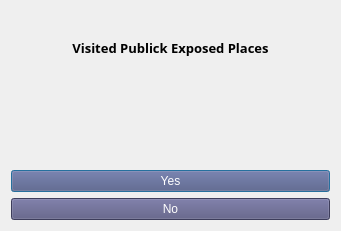
   <widget class="QWidget" name="gridLayoutWidget_14">
    <property name="geometry">
     <rect>
      <x>970</x>
      <y>410</y>
      <width>341</width>
      <height>231</height>
     </rect>
    </property>
    <layout class="QGridLayout" name="gridLayout_15">
     <item row="4" column="0">
      <widget class="QPushButton" name="yes_button_12">
       <property name="enabled">
        <bool>true</bool>
       </property>
       <property name="autoFillBackground">
        <bool>false</bool>
       </property>
       <property name="styleSheet">
        <string notr="true">font: 12pt &quot;Broadway&quot;;
color: rgb(255, 255, 255);
background-color: rgb(85, 85, 127);</string>
       </property>
       <property name="text">
        <string>Yes</string>
       </property>
       <property name="checkable">
        <bool>true</bool>
       </property>
       <property name="autoExclusive">
        <bool>false</bool>
       </property>
       <property name="autoDefault">
        <bool>true</bool>
       </property>
       <property name="default">
        <bool>true</bool>
       </property>
       <property name="flat">
        <bool>false</bool>
       </property>
      </widget>
     </item>
     <item row="5" column="0">
      <widget class="QPushButton" name="no_button_12">
       <property name="enabled">
        <bool>true</bool>
       </property>
       <property name="autoFillBackground">
        <bool>false</bool>
       </property>
       <property name="styleSheet">
        <string notr="true">font: 12pt &quot;Broadway&quot;;
color: rgb(255, 255, 255);
background-color: rgb(85, 85, 127);</string>
       </property>
       <property name="text">
        <string>No</string>
       </property>
      </widget>
     </item>
     <item row="2" column="0">
      <widget class="QLabel" name="label_6">
       <property name="text">
        <string/>
       </property>
       <property name="pixmap">
        <pixmap resource="resource.qrc">:/newPrefix/15.jpg</pixmap>
       </property>
       <property name="scaledContents">
        <bool>true</bool>
       </property>
      </widget>
     </item>
     <item row="1" column="0">
      <widget class="QLabel" name="label_33">
       <property name="font">
        <font>
         <family>Century Gothic</family>
         <pointsize>10</pointsize>
         <weight>75</weight>
         <bold>true</bold>
        </font>
       </property>
       <property name="text">
        <string>Visited Publick Exposed Places</string>
       </property>
       <property name="alignment">
        <set>Qt::AlignCenter</set>
       </property>
      </widget>
     </item>
    </layout>
   </widget>
